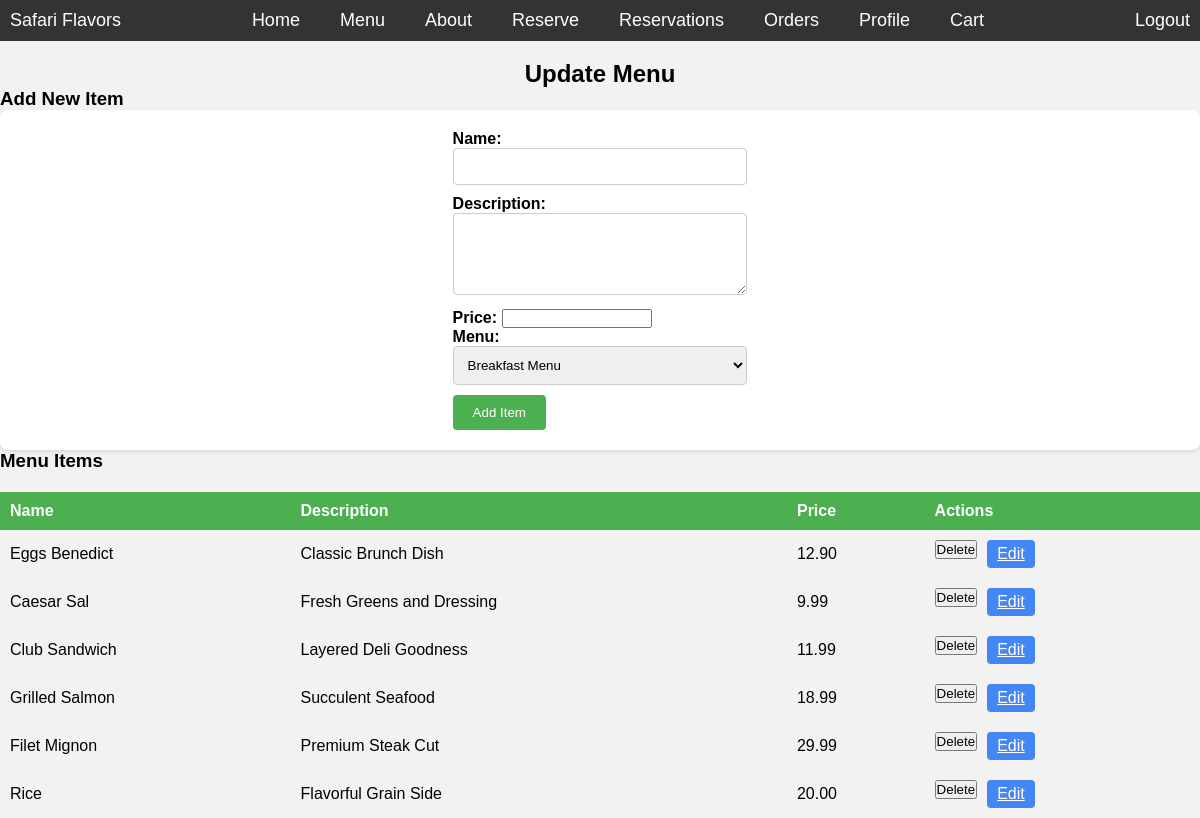
The page /restaurant/update_menu.php (signed in) on the database its author committed.
### tables this page shows
CREATE TABLE `menu_item` (
  `item_id` int(11) NOT NULL,
  `menu_id` int(11) NOT NULL,
  `name` varchar(100) NOT NULL,
  `price` decimal(8,2) NOT NULL,
  `description` varchar(255) DEFAULT NULL
);

### restaurant/update_menu.php (the view, shortened to what this page needs)
<?php
include 'connection.php';
$menuItems = array();
$query = "SELECT * FROM menu_item";
$result = mysqli_query($conn, $query);
if ($result) {
    while ($row = mysqli_fetch_assoc($result)) {
        $menuItems[] = $row;
    }
} else {
    $_SESSION['error_message'] = 'Error fetching menu items: ' . mysqli_error($conn);
}
?>
<!DOCTYPE html>
<html lang="en">
<head>
</head>
<body>
    <?php include 'navbar.php'; ?>
    <h2>Update Menu</h2>
    <h3>Add New Item</h3>
    <div class="edit-form">
        <form method="POST" action="update_menu.php">
            <label for="new_name">Name:</label>
            <input type="text" name="new_name" required><br>
            <label for="new_description">Description:</label>
            <textarea name="new_description" rows="4" required></textarea><br>
            <label for="new_price">Price:</label>
            <input type="number" name="new_price" step="0.01" required><br>
            <label for="menu_id">Menu:</label>
            <select name="menu_id">
            <?php
            $menuQuery = "SELECT * FROM menu";
            $menuResult = mysqli_query($conn, $menuQuery);
            if ($menuResult) {
                while ($menuRow = mysqli_fetch_assoc($menuResult)) {
                    echo '<option value="' . $menuRow['menu_id'] . '">' . $menuRow['name'] . '</option>';
                }
            }
            ?>
        </select><br>
            <input type="submit" value="Add Item">
        </form>
    </div>
      <h3>Menu Items</h3>
         <table>
            <tr>
                <th>Name</th>
                <th>Description</th>
                <th>Price</th>
                <th>Actions</th>
            </tr>
            <?php foreach ($menuItems as $menuItem): ?>
                <tr>
                    <td><?php echo $menuItem['name']; ?></td>
                    <td><?php echo $menuItem['description']; ?></td>
                    <td><?php echo $menuItem['price']; ?></td>
                    <td class="actions">
                        <form method="POST" action="update_menu.php">
                            <button type="submit" class="delete-button">Delete</button>
                        </form>
                        <a href="edit_item.php?item_id=<?php echo $menuItem['item_id']; ?>" class="edit-button">Edit</a>
                    </td>
                </tr>
            <?php endforeach; ?>
        </table>
</body>
</html>

### restaurant/update_menu.php (style rules this page uses)
body { font-family: Arial, sans-serif; margin: 0; padding: 0; background-color: #f2f2f2; }
h2 { text-align: center; }
.edit-form { display: flex; flex-direction: column; align-items: center; justify-content: center; background-color: #fff; padding: 20px; border-radius: 8px; box-shadow: 0 2px 4px rgba(0, 0, 0, 0.1); }
.edit-form label { font-weight: bold; }
.edit-form input[type="text"], .edit-form textarea, .edit-form select { width: 100%; padding: 10px; margin-bottom: 10px; border: 1px solid #ccc; border-radius: 4px; }
.edit-form input[type="number"] { width: 150px; }
.edit-form input[type="submit"] { background-color: #4CAF50; color: white; border: none; padding: 10px 20px; border-radius: 4px; cursor: pointer; }
table { width: 100%; border-collapse: collapse; margin-top: 20px; }
th, td { padding: 10px; text-align: left; }
th { background-color: #4CAF50; color: white; }
tr:nth-child(even) { background-color: #f2f2f2; }
.actions { display: flex; gap: 10px; }
.edit-button { background-color: #4287f5; color: white; border: none; padding: 5px 10px; border-radius: 4px; cursor: pointer; }

### restaurant/navbar.php (style rules this page uses)
* { margin: 0; padding: 0; box-sizing: border-box; }
body { padding-top: 60px; }

### rows shown on the page
menu_item: name "Eggs Benedict", description "Classic Brunch Dish", price "12.90"
menu_item: name "Caesar Sal", description "Fresh Greens and Dressing", price "9.99"
menu_item: name "Club Sandwich", description "Layered Deli Goodness", price "11.99"
menu_item: name "Grilled Salmon", description "Succulent Seafood", price "18.99"
menu_item: name "Filet Mignon", description "Premium Steak Cut", price "29.99"
menu_item: name "Rice", description "Flavorful Grain Side", price "20.00"

### other values the page prints
form field menu_id "Breakfast Menu"
